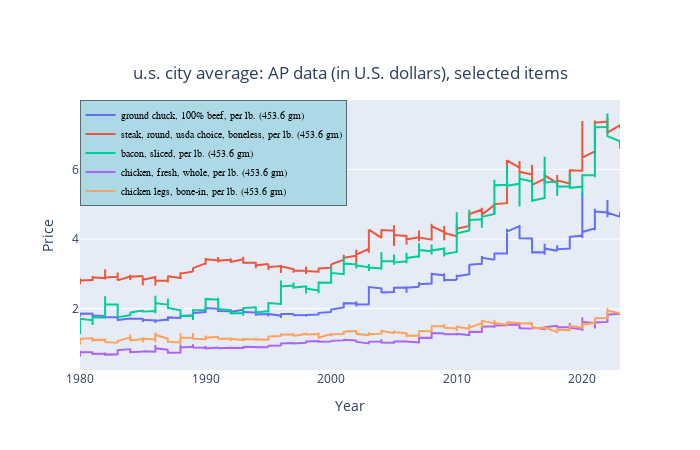
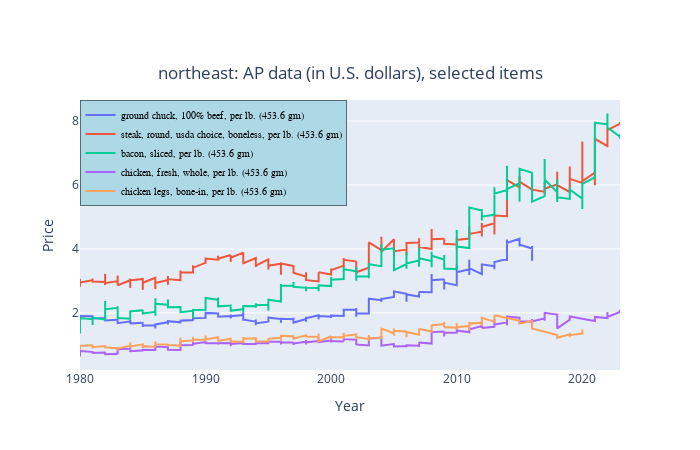
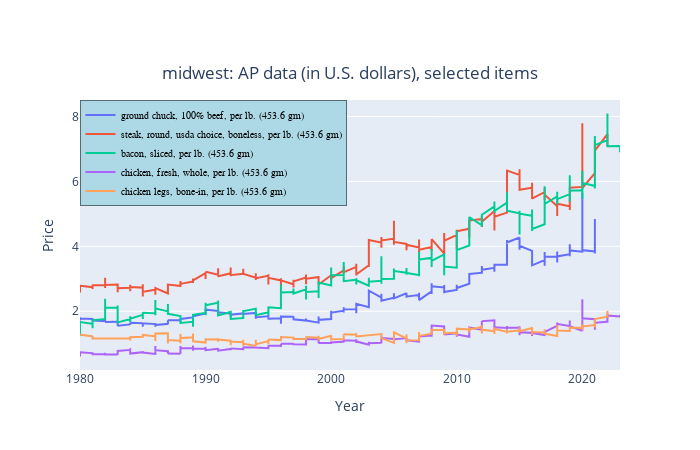
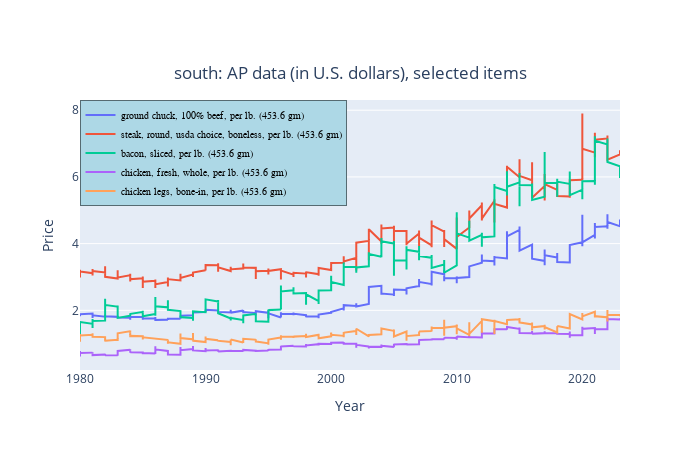

Notebook code for these charts, in order:
### Code cell
#Task2

def plot_by_area_code(df):
    
    uniq_item_codes = uniq_item_code_T1 #df['item_code'].unique()
    uniq_years = df['year'].unique()

    data = []
    for ic in uniq_item_codes:
        df1 = df[df['item_code'] == ic].copy()       

        df1.sort_values(by = ['year', 'period'], ascending = True, inplace = True)
        trace = go.Scatter(x = df1.year, y = df1.value,
                        mode = "lines",
                        name = df1['item_name'].values[0],
                        #marker = dict(color = 'rgba(16, 112, 2, 0.8)'),
                        text= df1['item_name'].values[0])

        data.append(trace)

    layout = go.Layout(
            width=700, height=450,    
            title=go.layout.Title(text=df['area_name'].values[0] + ': AP data (in U.S. dollars), selected items', 
                                  y = 0.85, x = 0.5, xanchor = 'center', yanchor = 'top'),
            legend = dict(y = 1, x = 0, title_font_family="Times New Roman",
                          font=dict(
                                    family="Courier",
                                    size=10,
                                    color="black"),
                          bgcolor="LightBlue",
                          bordercolor="Black",
                          borderwidth=0.5),
            xaxis=dict(title = 'Year', showgrid=False),
            yaxis=dict(title= 'Price', showgrid=True),
            legend_tracegroupgap=180,
            showlegend=True
        )

    fig = go.Figure(data = data, layout = layout)
    fig.show()
 
    
    
food_names = ['chicken', 'beef', 'pork', 'steak, round', 'bacon']

df1 = pd.DataFrame(columns = df_food_price.columns)
for s in food_names:
    df = df_food_price[df_food_price['item_name'].str.contains(s)]
    df1 = pd.concat([df1, df], axis = 'rows')
    

df1 = pd.merge(df1, df_area, on = 'area_code')
uniq_area_codes = df1['area_code'].unique()

for ac in uniq_area_codes:
    df = df1[df1['area_code'] == ac]
    plot_by_area_code(df)

### Figure 1 — Plotly figure (JSON) as saved in the notebook; plotly's stock layout.template omitted (floating-point values rounded to 4 significant figures; data arrays with more than 128 entries replaced by an {"elided": "..."} marker saying what was removed)
{"data": [{"mode": "lines", "name": "ground chuck, 100% beef, per lb. (453.6 gm)", "text": "ground chuck, 100% beef, per lb. (453.6 gm)", "type": "scatter", "x": {"elided": "519 int values"}, "y": {"elided": "519 float values"}}, {"mode": "lines", "name": "steak, round, usda choice, boneless, per lb. (453.6 gm)", "text": "steak, round, usda choice, boneless, per lb. (453.6 gm)", "type": "scatter", "x": {"elided": "519 int values"}, "y": {"elided": "519 float values"}}, {"mode": "lines", "name": "bacon, sliced, per lb. (453.6 gm)", "text": "bacon, sliced, per lb. (453.6 gm)", "type": "scatter", "x": {"elided": "519 int values"}, "y": {"elided": "519 float values"}}, {"mode": "lines", "name": "chicken, fresh, whole, per lb. (453.6 gm)", "text": "chicken, fresh, whole, per lb. (453.6 gm)", "type": "scatter", "x": {"elided": "518 int values"}, "y": {"elided": "518 float values"}}, {"mode": "lines", "name": "chicken legs, bone-in, per lb. (453.6 gm)", "text": "chicken legs, bone-in, per lb. (453.6 gm)", "type": "scatter", "x": {"elided": "518 int values"}, "y": {"elided": "518 float values"}}], "layout": {"height": 450, "legend": {"bgcolor": "LightBlue", "bordercolor": "Black", "borderwidth": 0.5, "font": {"color": "black", "family": "Courier", "size": 10}, "title": {"font": {"family": "Times New Roman"}}, "tracegroupgap": 180, "x": 0, "y": 1}, "showlegend": true, "title": {"text": "u.s. city average: AP data (in U.S. dollars), selected items", "x": 0.5, "xanchor": "center", "y": 0.85, "yanchor": "top"}, "width": 700, "xaxis": {"autorange": true, "range": [1980, 2023], "showgrid": false, "title": {"text": "Year"}, "type": "linear"}, "yaxis": {"autorange": true, "range": [0.2402, 7.996], "showgrid": true, "title": {"text": "Price"}, "type": "linear"}}}

### Figure 2 — Plotly figure (JSON) as saved in the notebook; plotly's stock layout.template omitted (floating-point values rounded to 4 significant figures; data arrays with more than 128 entries replaced by an {"elided": "..."} marker saying what was removed)
{"data": [{"mode": "lines", "name": "ground chuck, 100% beef, per lb. (453.6 gm)", "text": "ground chuck, 100% beef, per lb. (453.6 gm)", "type": "scatter", "x": {"elided": "442 int values"}, "y": {"elided": "442 float values"}}, {"mode": "lines", "name": "steak, round, usda choice, boneless, per lb. (453.6 gm)", "text": "steak, round, usda choice, boneless, per lb. (453.6 gm)", "type": "scatter", "x": {"elided": "512 int values"}, "y": {"elided": "512 float values"}}, {"mode": "lines", "name": "bacon, sliced, per lb. (453.6 gm)", "text": "bacon, sliced, per lb. (453.6 gm)", "type": "scatter", "x": {"elided": "519 int values"}, "y": {"elided": "519 float values"}}, {"mode": "lines", "name": "chicken, fresh, whole, per lb. (453.6 gm)", "text": "chicken, fresh, whole, per lb. (453.6 gm)", "type": "scatter", "x": {"elided": "489 int values"}, "y": {"elided": "489 float values"}}, {"mode": "lines", "name": "chicken legs, bone-in, per lb. (453.6 gm)", "text": "chicken legs, bone-in, per lb. (453.6 gm)", "type": "scatter", "x": {"elided": "435 int values"}, "y": {"elided": "435 float values"}}], "layout": {"height": 450, "legend": {"bgcolor": "LightBlue", "bordercolor": "Black", "borderwidth": 0.5, "font": {"color": "black", "family": "Courier", "size": 10}, "title": {"font": {"family": "Times New Roman"}}, "tracegroupgap": 180, "x": 0, "y": 1}, "showlegend": true, "title": {"text": "northeast: AP data (in U.S. dollars), selected items", "x": 0.5, "xanchor": "center", "y": 0.85, "yanchor": "top"}, "width": 700, "xaxis": {"autorange": true, "range": [1980, 2023], "showgrid": false, "title": {"text": "Year"}, "type": "linear"}, "yaxis": {"autorange": true, "range": [0.2138, 8.658], "showgrid": true, "title": {"text": "Price"}, "type": "linear"}}}

### Figure 3 — Plotly figure (JSON) as saved in the notebook; plotly's stock layout.template omitted (floating-point values rounded to 4 significant figures; data arrays with more than 128 entries replaced by an {"elided": "..."} marker saying what was removed)
{"data": [{"mode": "lines", "name": "ground chuck, 100% beef, per lb. (453.6 gm)", "text": "ground chuck, 100% beef, per lb. (453.6 gm)", "type": "scatter", "x": {"elided": "501 int values"}, "y": {"elided": "501 float values"}}, {"mode": "lines", "name": "steak, round, usda choice, boneless, per lb. (453.6 gm)", "text": "steak, round, usda choice, boneless, per lb. (453.6 gm)", "type": "scatter", "x": {"elided": "509 int values"}, "y": {"elided": "509 float values"}}, {"mode": "lines", "name": "bacon, sliced, per lb. (453.6 gm)", "text": "bacon, sliced, per lb. (453.6 gm)", "type": "scatter", "x": {"elided": "519 int values"}, "y": {"elided": "519 float values"}}, {"mode": "lines", "name": "chicken, fresh, whole, per lb. (453.6 gm)", "text": "chicken, fresh, whole, per lb. (453.6 gm)", "type": "scatter", "x": {"elided": "519 int values"}, "y": {"elided": "519 float values"}}, {"mode": "lines", "name": "chicken legs, bone-in, per lb. (453.6 gm)", "text": "chicken legs, bone-in, per lb. (453.6 gm)", "type": "scatter", "x": {"elided": "418 int values"}, "y": {"elided": "418 float values"}}], "layout": {"height": 450, "legend": {"bgcolor": "LightBlue", "bordercolor": "Black", "borderwidth": 0.5, "font": {"color": "black", "family": "Courier", "size": 10}, "title": {"font": {"family": "Times New Roman"}}, "tracegroupgap": 180, "x": 0, "y": 1}, "showlegend": true, "title": {"text": "midwest: AP data (in U.S. dollars), selected items", "x": 0.5, "xanchor": "center", "y": 0.85, "yanchor": "top"}, "width": 700, "xaxis": {"autorange": true, "range": [1980, 2023], "showgrid": false, "title": {"text": "Year"}, "type": "linear"}, "yaxis": {"autorange": true, "range": [0.1901, 8.509], "showgrid": true, "title": {"text": "Price"}, "type": "linear"}}}

### Figure 4 — Plotly figure (JSON) as saved in the notebook; plotly's stock layout.template omitted (floating-point values rounded to 4 significant figures; data arrays with more than 128 entries replaced by an {"elided": "..."} marker saying what was removed)
{"data": [{"mode": "lines", "name": "ground chuck, 100% beef, per lb. (453.6 gm)", "text": "ground chuck, 100% beef, per lb. (453.6 gm)", "type": "scatter", "x": {"elided": "519 int values"}, "y": {"elided": "519 float values"}}, {"mode": "lines", "name": "steak, round, usda choice, boneless, per lb. (453.6 gm)", "text": "steak, round, usda choice, boneless, per lb. (453.6 gm)", "type": "scatter", "x": {"elided": "517 int values"}, "y": {"elided": "517 float values"}}, {"mode": "lines", "name": "bacon, sliced, per lb. (453.6 gm)", "text": "bacon, sliced, per lb. (453.6 gm)", "type": "scatter", "x": {"elided": "517 int values"}, "y": {"elided": "517 float values"}}, {"mode": "lines", "name": "chicken, fresh, whole, per lb. (453.6 gm)", "text": "chicken, fresh, whole, per lb. (453.6 gm)", "type": "scatter", "x": {"elided": "517 int values"}, "y": {"elided": "517 float values"}}, {"mode": "lines", "name": "chicken legs, bone-in, per lb. (453.6 gm)", "text": "chicken legs, bone-in, per lb. (453.6 gm)", "type": "scatter", "x": {"elided": "480 int values"}, "y": {"elided": "480 float values"}}], "layout": {"height": 450, "legend": {"bgcolor": "LightBlue", "bordercolor": "Black", "borderwidth": 0.5, "font": {"color": "black", "family": "Courier", "size": 10}, "title": {"font": {"family": "Times New Roman"}}, "tracegroupgap": 180, "x": 0, "y": 1}, "showlegend": true, "title": {"text": "south: AP data (in U.S. dollars), selected items", "x": 0.5, "xanchor": "center", "y": 0.85, "yanchor": "top"}, "width": 700, "xaxis": {"autorange": true, "range": [1980, 2023], "showgrid": false, "title": {"text": "Year"}, "type": "linear"}, "yaxis": {"autorange": true, "range": [0.2113, 8.306], "showgrid": true, "title": {"text": "Price"}, "type": "linear"}}}
